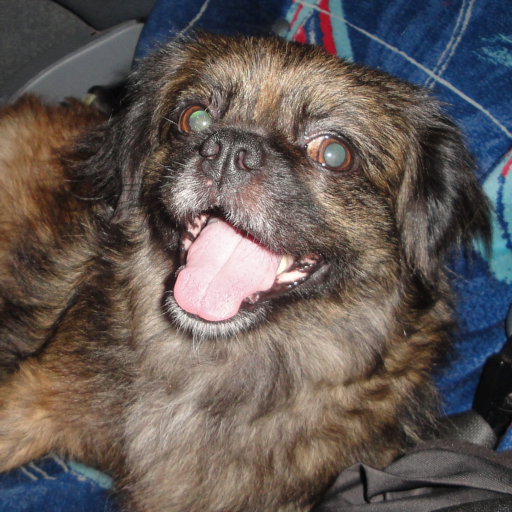
#> input picture Experiment3/sample_image.jpg, 512 x 512 px
$ python Program.py
#> lines starting #> are read from the running program, lines starting #| are printed output that depends on the picture
#> the answer given: sample_image.jpg
import cv2
import numpy as np
import matplotlib.pyplot as plt
import os

OUTPUT_DIR = "opencv_output"
if not os.path.exists(OUTPUT_DIR):
    os.makedirs(OUTPUT_DIR)


def histogram_analysis(image_path):
    """Compute histogram and perform histogram equalization."""
#> called with image_path = 'sample_image.jpg'

    print("\n" + "="*60)
    print("  HISTOGRAM ANALYSIS AND EQUALIZATION")
    print("="*60)

    # Load and convert to grayscale
    if not os.path.exists(image_path):
        print(f"Error: '{image_path}' not found!")
        return

    img = cv2.imread(image_path)
#> img is the input picture: shape (512, 512, 3); mean B, G, R 85.8, 89.1, 98.5
    if img is None:
        print("Error: Could not load image!")
        return

    img_gray = cv2.cvtColor(img, cv2.COLOR_BGR2GRAY)
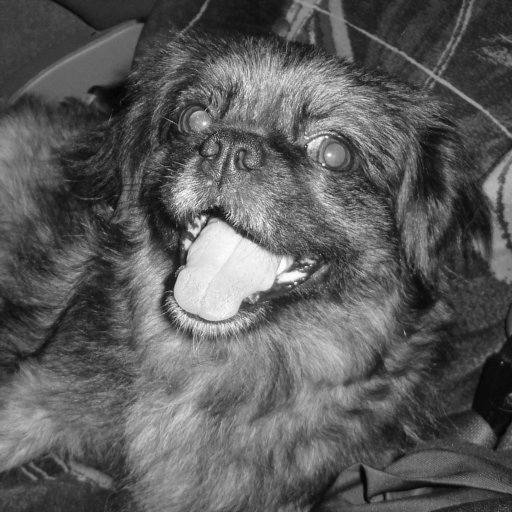
#> img_gray: shape (512, 512); min 4, max 254, mean 91.5
    print(f"✓ Image loaded: {img_gray.shape[1]}x{img_gray.shape[0]}")
#| ✓ Image loaded: 512x512

    # Histogram equalization
    img_eq = cv2.equalizeHist(img_gray)
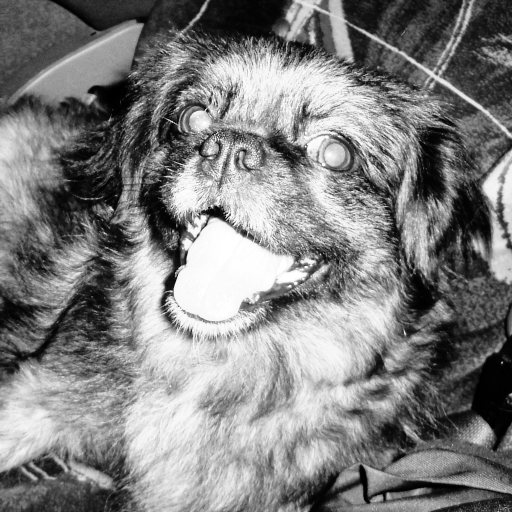
#> img_eq: shape (512, 512); min 0, max 255, mean 128.3
    print("✓ Histogram equalization applied")

    # Calculate histograms
    hist_orig = cv2.calcHist([img_gray], [0], None, [256], [0, 256])
#> hist_orig = 256 values, max 2993 at index 58, min 0 at index 0, mean 1024
    hist_eq = cv2.calcHist([img_eq], [0], None, [256], [0, 256])
#> hist_eq = 256 values, max 2993 at index 74, min 0 at index 15, mean 1024

    # Display images
    cv2.imshow('Original Grayscale', img_gray)
    cv2.imshow('Equalized', img_eq)
    comparison = np.hstack((img_gray, img_eq))
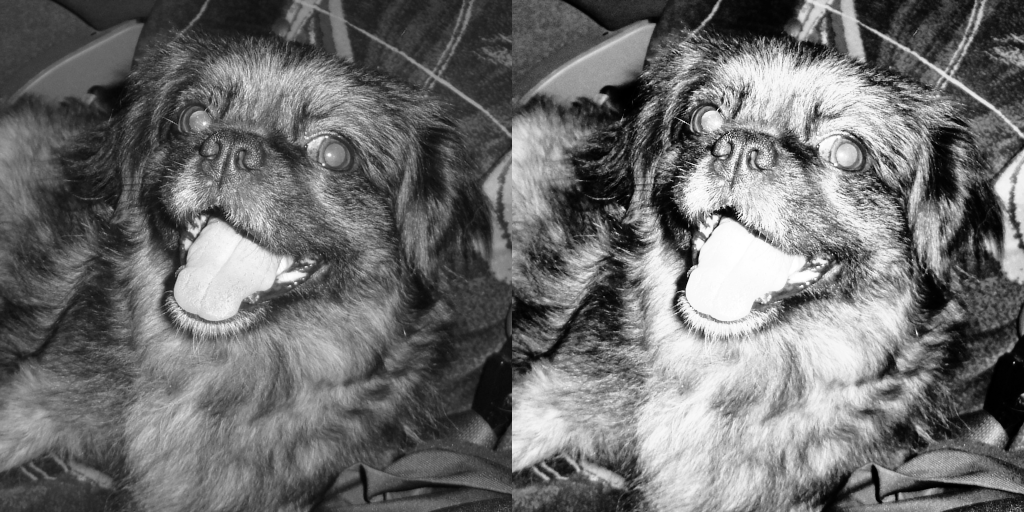
#> comparison: shape (512, 1024); min 0, max 255, mean 109.9
    cv2.imshow('Comparison: Original | Equalized', comparison)

    # Plot histograms
    fig, axes = plt.subplots(2, 2, figsize=(12, 8))
    fig.suptitle('Histogram Analysis and Equalization', fontsize=14, fontweight='bold')

    # Original image and histogram
    axes[0, 0].imshow(img_gray, cmap='gray')
    axes[0, 0].set_title('Original Grayscale')
    axes[0, 0].axis('off')

    axes[0, 1].plot(hist_orig, color='blue')
    axes[0, 1].set_title('Original Histogram')
    axes[0, 1].set_xlabel('Pixel Intensity')
    axes[0, 1].set_ylabel('Frequency')
    axes[0, 1].set_xlim([0, 256])
    axes[0, 1].grid(True, alpha=0.3)

    # Equalized image and histogram
    axes[1, 0].imshow(img_eq, cmap='gray')
    axes[1, 0].set_title('Histogram Equalized')
    axes[1, 0].axis('off')

    axes[1, 1].plot(hist_eq, color='red')
    axes[1, 1].set_title('Equalized Histogram')
    axes[1, 1].set_xlabel('Pixel Intensity')
    axes[1, 1].set_ylabel('Frequency')
    axes[1, 1].set_xlim([0, 256])
    axes[1, 1].grid(True, alpha=0.3)

    plt.tight_layout()

    # Save results
    cv2.imwrite(f"{OUTPUT_DIR}/original_gray.jpg", img_gray)
    cv2.imwrite(f"{OUTPUT_DIR}/equalized.jpg", img_eq)
    cv2.imwrite(f"{OUTPUT_DIR}/comparison.jpg", comparison)
    plt.savefig(f"{OUTPUT_DIR}/histogram_plot.png", dpi=150)
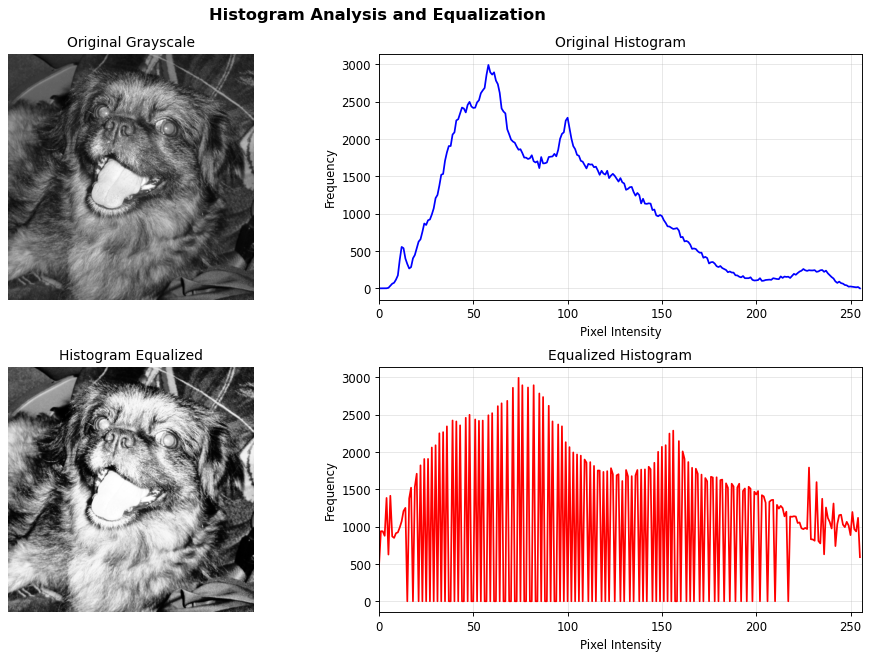
#> figure drawn by matplotlib, 4 panels; panel 2: curve peaks at x = 58, y = 2993; panel 4: curve peaks at x = 74, y = 2993

    print(f"\n✓ Results saved to '{OUTPUT_DIR}/'")
    print("\nStatistics:")
    print(f"Original  - Mean: {np.mean(img_gray):.1f}, Std: {np.std(img_gray):.1f}")
#| Original  - Mean: 91.5, Std: 47.0
    print(f"Equalized - Mean: {np.mean(img_eq):.1f}, Std: {np.std(img_eq):.1f}")
#| Equalized - Mean: 128.3, Std: 73.4

    print("\nClose windows to exit...")
    plt.show()
    cv2.waitKey(0)
    cv2.destroyAllWindows()


def main():
    print("\n" + "="*60)
    print("  HISTOGRAM COMPUTATION AND EQUALIZATION")
    print("="*60)

    image_path = input("\nEnter image path: ").strip()

    if image_path:
        histogram_analysis(image_path)
        print("\nProgram completed!")
    else:
        print("Error: No image path provided!")


if __name__ == "__main__":
    main()
